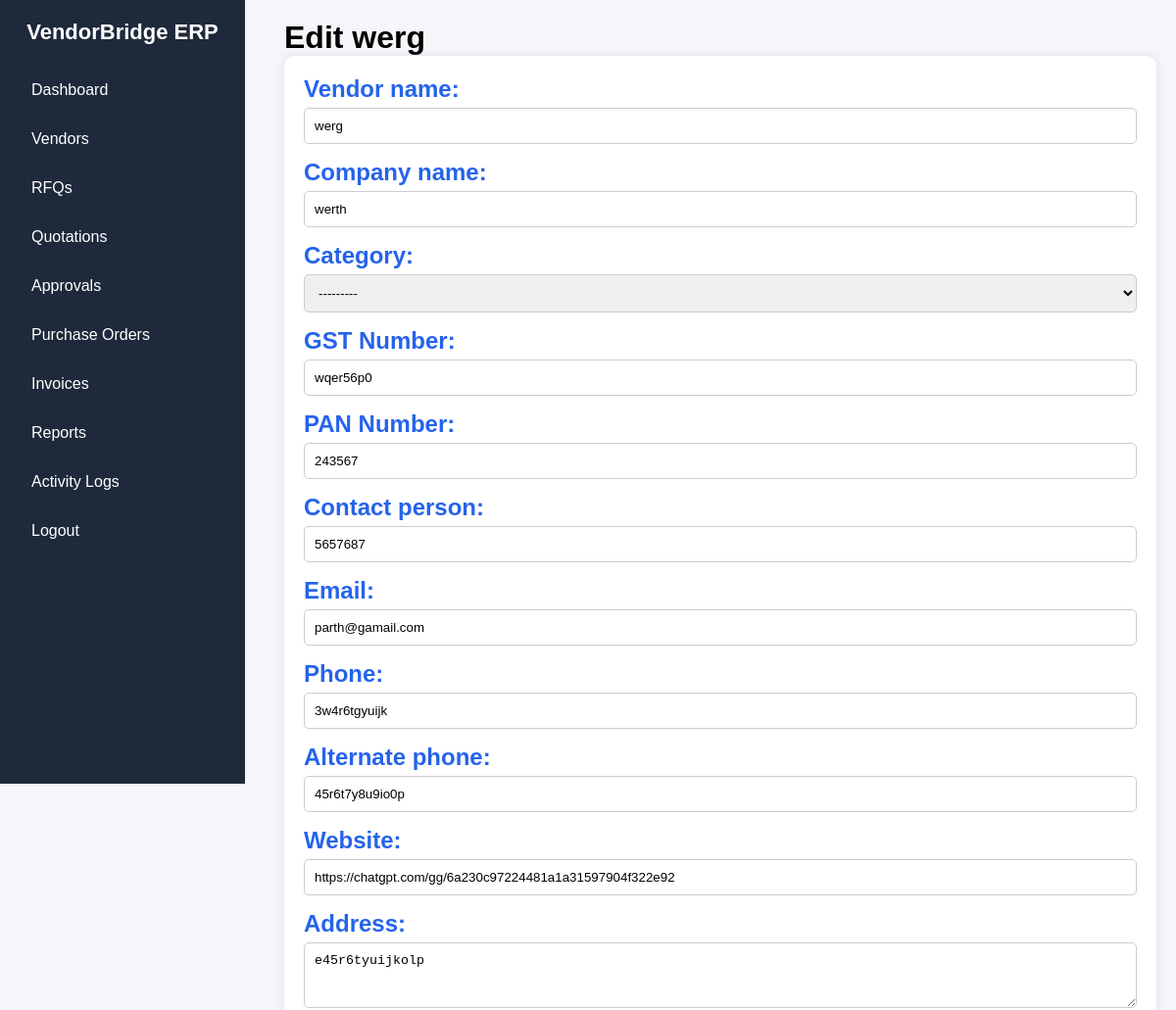
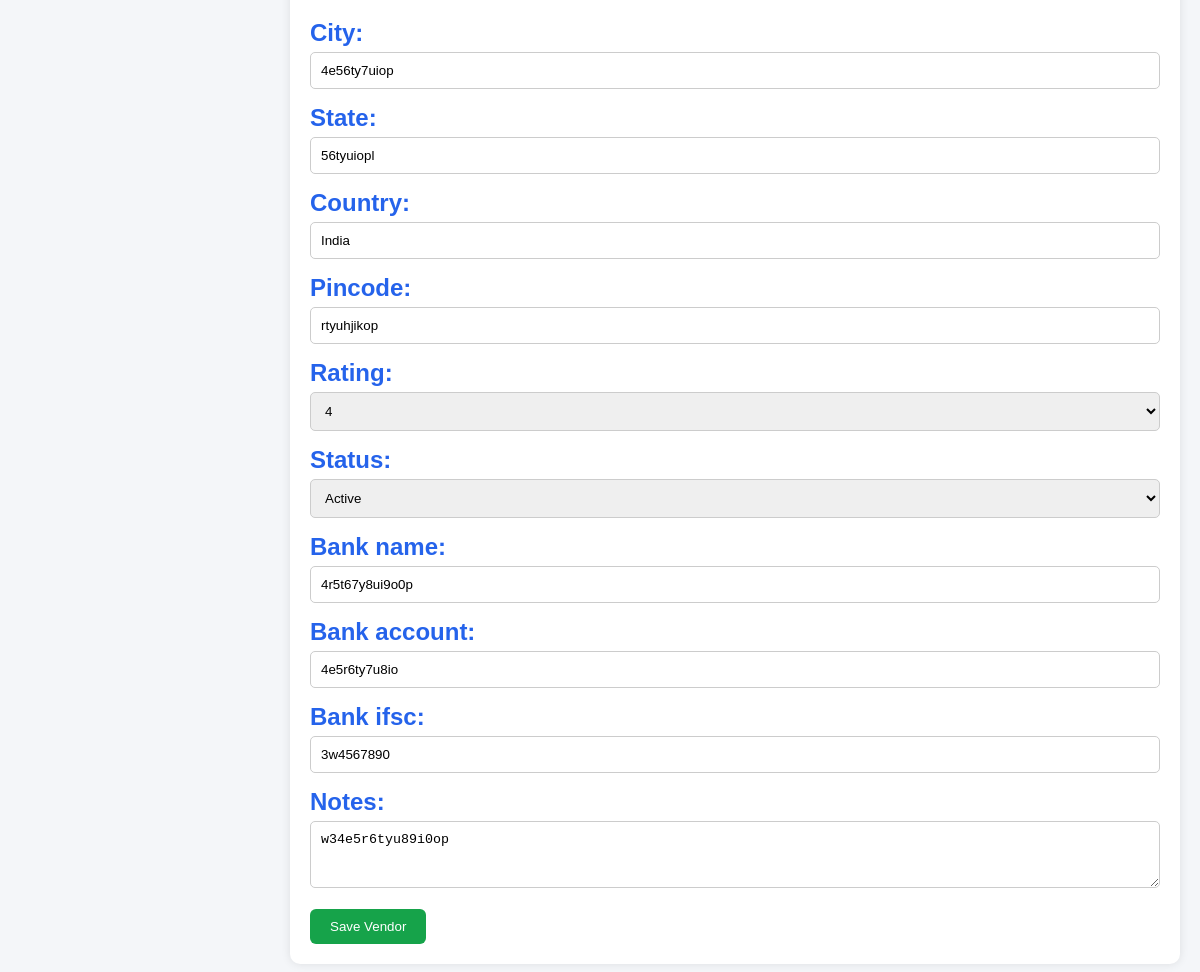
Page /vendors/1/edit/ (signed in) on the committed database (2 pictures, top to bottom).
### apps/vendors/models.py (models this page shows, shortened)
class Vendor(models.Model):
    STATUS_CHOICES = [
        ('active', 'Active'),
        ('inactive', 'Inactive'),
        ('blocked', 'Blocked'),
        ('pending', 'Pending Approval'),
    ]
    RATING_CHOICES = [(i, str(i)) for i in range(1, 6)]
    vendor_code = models.CharField(max_length=20, unique=True, editable=False)
    vendor_name = models.CharField(max_length=200)
    company_name = models.CharField(max_length=200)
    category = models.ForeignKey(VendorCategory, on_delete=models.SET_NULL, null=True, blank=True, related_name='vendors')
    gst_number = models.CharField(max_length=15, blank=True, verbose_name='GST Number')
    pan_number = models.CharField(max_length=10, blank=True, verbose_name='PAN Number')
    contact_person = models.CharField(max_length=150)
    email = models.EmailField()
    phone = models.CharField(max_length=20)
    alternate_phone = models.CharField(max_length=20, blank=True)
    website = models.URLField(blank=True)
    address = models.TextField()
    city = models.CharField(max_length=100)
    state = models.CharField(max_length=100)
    country = models.CharField(max_length=100, default='India')
    pincode = models.CharField(max_length=10, blank=True)
    rating = models.IntegerField(
        choices=RATING_CHOICES,
        default=3,
        validators=[MinValueValidator(1), MaxValueValidator(5)]
    )
    status = models.CharField(max_length=20, choices=STATUS_CHOICES, default='active')
    bank_name = models.CharField(max_length=150, blank=True)
    bank_account = models.CharField(max_length=30, blank=True)
    bank_ifsc = models.CharField(max_length=11, blank=True)
    notes = models.TextField(blank=True)
    created_at = models.DateTimeField(default=timezone.now)
    updated_at = models.DateTimeField(auto_now=True)
    class Meta:
        db_table = 'vendor'
        ordering = ['-created_at']
        verbose_name = 'Vendor'
        verbose_name_plural = 'Vendors'

### apps/vendors/views.py (the view, shortened to what this page needs)
# urls.py: path('<int:pk>/edit/', views.vendor_edit, name='vendor_edit'),
@login_required
@procurement_access_required
def vendor_edit(request, pk):
    vendor = get_object_or_404(Vendor, pk=pk)
    form = VendorForm(instance=vendor)
    return render(request, 'vendors/vendor_form.html', {
        'form': form, 'title': f'Edit {vendor.vendor_name}', 'vendor': vendor, 'page_title': 'Edit Vendor'
    })

### apps/vendors/models.py (called while the page is built)
    def __str__(self):
        return self.name

### templates/vendors/vendor_form.html (shortened to what this page needs)
{% extends 'base.html' %}
{% block content %}
<h1>{{ title }}</h1>
<div class="card">
<form method="POST">
    {{ form.as_p }}
    <button type="submit" class="btn-save">
        Save Vendor
    </button>
</form>
</div>
{% endblock %}

### static/css/style.css (style rules this page uses)
* { margin:0; padding:0; box-sizing:border-box; }
body { font-family:Arial, sans-serif; background:#f4f6f9; }
.card { background:white; padding:20px; min-width:220px; flex:1; border-radius:10px; box-shadow:0 2px 10px rgba(0,0,0,0.1); }
.card p { font-size:24px; font-weight:bold; color:#2563eb; }
input, select, textarea { width:100%; padding:10px; margin-top:5px; margin-bottom:15px; border:1px solid #ccc; border-radius:5px; }
label { font-weight:bold; }
.btn-save { background:#16a34a; color:white; border:none; padding:10px 20px; border-radius:6px; cursor:pointer; }
.card { background:white; padding:20px; border-radius:10px; box-shadow:0 0 10px rgba(0,0,0,.1); }

### rows in the picture
Vendor: vendor_name "werg", company_name "werth", category "---------", gst_number "wqer56p0", pan_number "243567", contact_person "5657687", email "parth@gamail.com", phone "3w4r6tgyuijk", alternate_phone "45r6t7y8u9io0p", website "https://chatgpt.com/gg/6a230c97224481a1a31597904f322e92", address "e45r6tyuijkolp", city "4e56ty7uiop", state "56tyuiopl", country "India", pincode "rtyuhjikop", rating "4", status "Active", bank_name "4r5t67y8ui9o0p", bank_account "4e5r6ty7u8io", bank_ifsc "3w4567890", notes "w34e5r6tyu89i0op"

### other values in the picture
{{ title }} "Edit werg"
